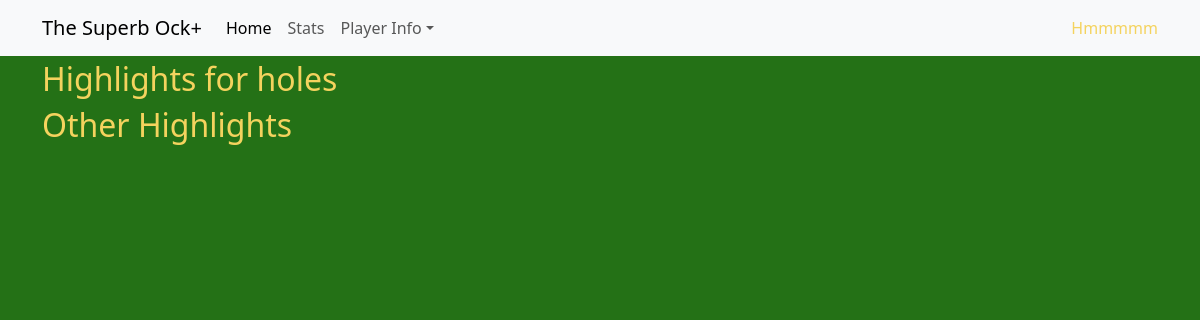
Page /highlights on the earlier database version.
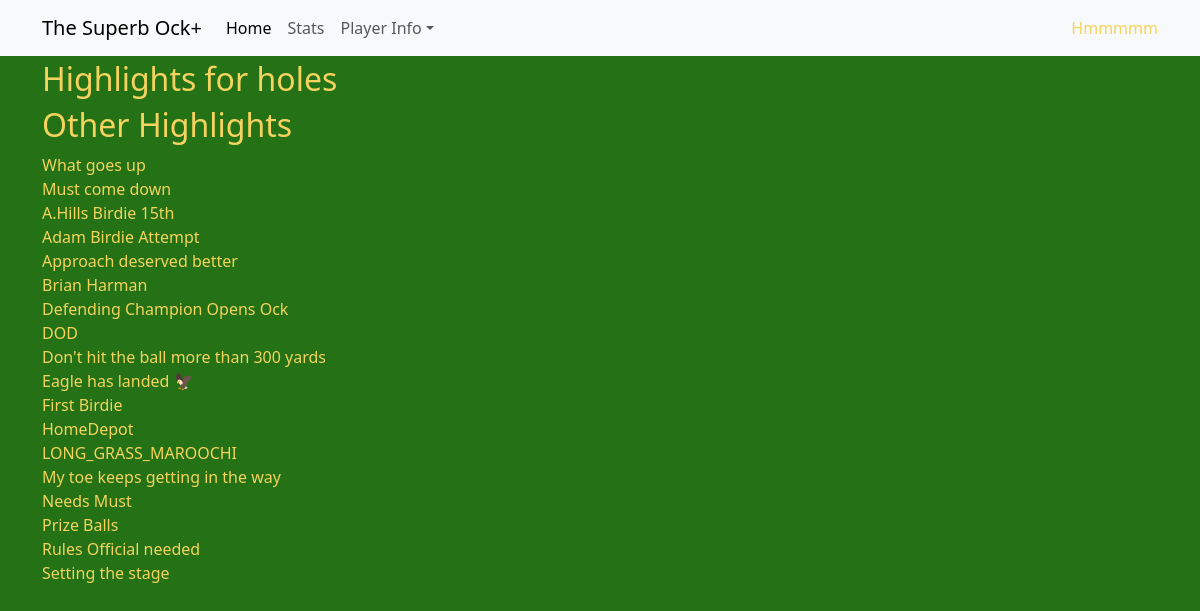
Same page on the later database version.
### tournaments/models.py (models this page shows)
class Video(models.Model):
    file = models.FileField(upload_to='')
    title = models.CharField(max_length=100)
    def __str__(self) -> str:
            return self.title

### tournaments/views.py (the view)
# urls.py: path('highlights',views.HighlightsHome.as_view(),name='highlights'),
class HighlightsHome(View):
    template_name = 'tournaments/highlights_home.html'
    def get(self,request):
        scores = Score.objects.exclude(highlight_link__isnull=True)
        videos = Video.objects.all()
        vid_list = [vid.get().id for vid in [score.highlight_link.all() for score in scores]]
        unholed_vids = [vid for vid in videos if vid.id not in vid_list]
        context = {
            'scores':scores,
            'other_vids':unholed_vids
        }
        return render(request, self.template_name, context)

### tournaments/templates/tournaments/highlights_home.html (shortened to what this page needs)
{% extends 'tournaments/base.html' %}
{% block content %}
<h2>Highlights for holes</h2>
<h2>Other Highlights</h2>
{% for vid in other_vids%}
<a class="navbar-brand" href="{% url 'highlight_view' highlight=vid.id %}">{{vid}}</a><br>
{% endfor %}
{% endblock content%}

### tournaments/templates/tournaments/base.html (shortened to what this page needs)
<!DOCTYPE html>
<html lang="en">
<head>
    {% load static %}
    <link href="https://cdn.jsdelivr.net/npm/bootstrap@5.3.2/dist/css/bootstrap.min.css" rel="stylesheet"
>
    <link rel="stylesheet" href="{% static 'tournaments/styles.css' %}">
</head>
<body>
    <nav class="navbar navbar-expand-lg navbar-light bg-light fixed-top">
        <div class="container">
            <a class="navbar-brand" href="{% url 'homepage' %}">The Superb Ock+</a>
            <div class="collapse navbar-collapse" id="collapsibleNavId">
                <ul class="navbar-nav me-auto mt-2 mt-lg-0">
                    <li class="nav-item">
                        <a class="nav-link active" href="{% url 'homepage' %}" aria-current="page">Home
                            <span class="visually-hidden">(current)</span></a>
                    </li>
                    <li class="nav-item">
                        <a class="nav-link" href="{% url 'stats' %}">Stats</a>
                    </li>
                    <li class="nav-item dropdown">
                        <a class="nav-link dropdown-toggle" href="#" id="dropdownId" data-bs-toggle="dropdown"
                            aria-haspopup="true" aria-expanded="false">Player Info</a>
                    </li>
                </ul>
                <form class="d-flex my-2 my-lg-0">
                    <a href="#" class="nav-link active" title="Highlights">Hmmmmm</a>
                </form>
            </div>
        </div>
    </nav>
    <div class="container main">
        {% block content %}
        {% endblock content %}
    </div>
</body>

### tournaments/static/tournaments/styles.css (style rules this page uses)
:root { --bs-body-font-family: var(--bs-font-sans-serif); --bs-body-font-size: 1rem; --bs-body-font-weight: 400; --bs-body-line-height: 1.5; --bs-body-color: #F4D35E; --bs-body-color-rgb: 33, 37, 41; --bs-body-bg: #247116; --bs-body-bg-rgb: 255, 255, 255; --bs-emphasis-color:var(--bs-body-color); --bs-btn-bg:#F4D35E; }
body { padding-top: 60px; }

Differences in the rows shown:
added Video: title "What goes up"
added Video: title "Must come down"
added Video: title "A.Hills Birdie 15th"
added Video: title "Adam Birdie Attempt"
added Video: title "Approach deserved better"
added Video: title "Brian Harman"
added Video: title "Defending Champion Opens Ock"
added Video: title "DOD"
added Video: title "Don't hit the ball more than 300 yards"
added Video: title "Eagle has landed 🦅"
added Video: title "First Birdie"
added Video: title "HomeDepot"
added Video: title "LONG_GRASS_MAROOCHI"
added Video: title "My toe keeps getting in the way"
added Video: title "Needs Must"
added Video: title "Prize Balls"
added Video: title "Rules Official needed"
added Video: title "Setting the stage"
